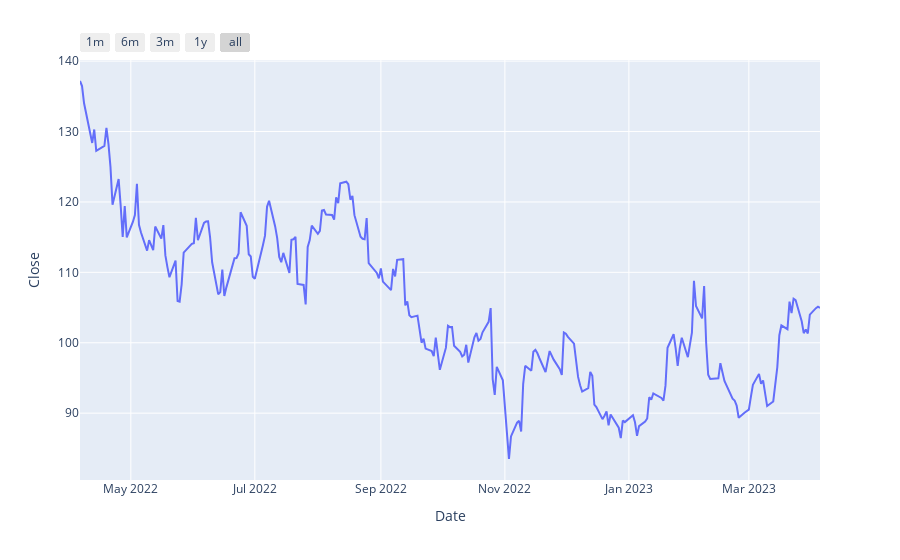

The notebook cell this image was saved under:
### Code cell
figure = px.line(data, 
                 x='Date', 
                 y='Close')

figure.update_xaxes(
    rangeselector=dict(
        buttons=list([
            dict(count=1, label="1m", step="month", stepmode="backward"),
            dict(count=6, label="6m", step="month", stepmode="backward"),
            dict(count=3, label="3m", step="month", stepmode="backward"),
            dict(count=1, label="1y", step="year", stepmode="backward"),
            dict(step="all")
        ])
    )
)

figure.show()

### Figure 1 — Plotly figure (JSON) as saved in the notebook; plotly's stock layout.template omitted (floating-point values rounded to 4 significant figures; data arrays with more than 128 entries replaced by an {"elided": "..."} marker saying what was removed)
{"data": [{"hovertemplate": "Date=%{x}<br>Close=%{y}<extra></extra>", "legendgroup": "", "line": {"color": "#636efa", "dash": "solid"}, "marker": {"symbol": "circle"}, "mode": "lines", "name": "", "orientation": "v", "showlegend": false, "type": "scatter", "x": {"elided": "251 str values"}, "xaxis": "x", "y": {"elided": "251 float values"}, "yaxis": "y"}], "layout": {"legend": {"tracegroupgap": 0}, "margin": {"t": 60}, "xaxis": {"anchor": "y", "domain": [0, 1], "rangeselector": {"buttons": [{"count": 1, "label": "1m", "step": "month", "stepmode": "backward"}, {"count": 6, "label": "6m", "step": "month", "stepmode": "backward"}, {"count": 3, "label": "3m", "step": "month", "stepmode": "backward"}, {"count": 1, "label": "1y", "step": "year", "stepmode": "backward"}, {"step": "all"}]}, "title": {"text": "Date"}}, "yaxis": {"anchor": "x", "domain": [0, 1], "title": {"text": "Close"}}}}
